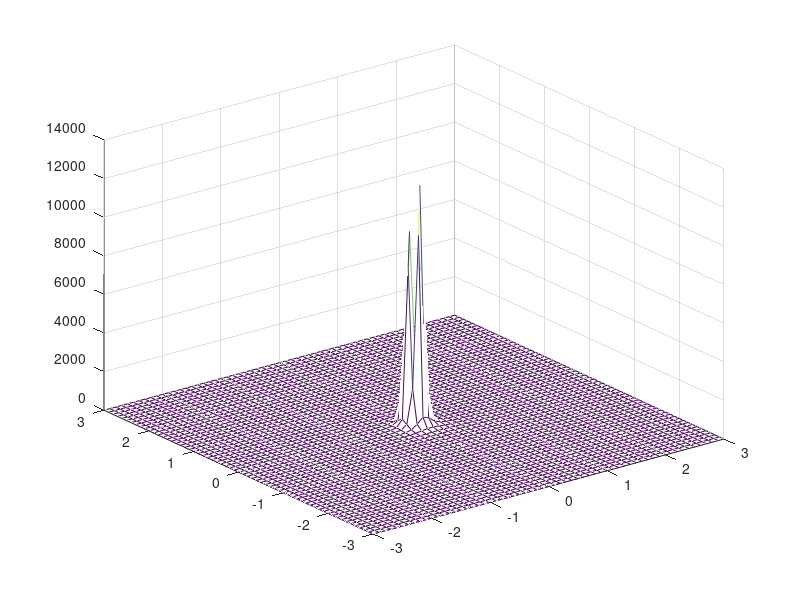
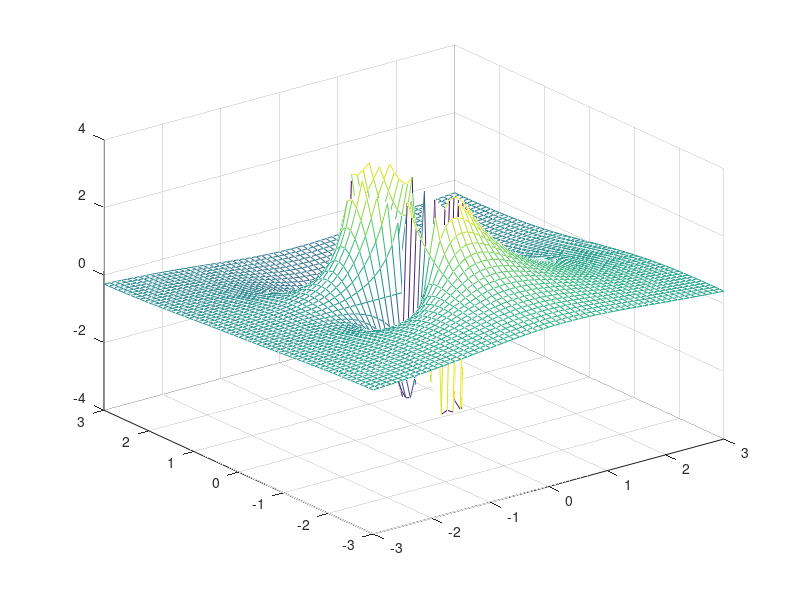

MATLAB code for these plots, in order:
% M.3.1 Visualisierung der z-Transformation

% Aufgabe 3.2

% Initialisierung
close; clear; clc;

[X, Y] = meshgrid(-3:.1:3, -3:.1:3);

z = X + 1i * Y;

f = zeros(size(z));
a = [1 2 3 2 1];

for k=1:length(a)
    f = f + a(k)*z.^-(k-1);
end

Xabs = abs(f);
Xarg = angle(f);
figure(1)
mesh(X,Y,Xabs);
figure(2)
mesh(X,Y,Xarg);